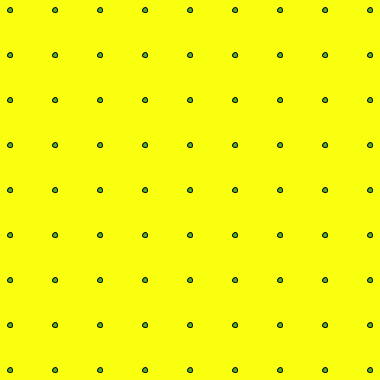
Frame 1 (no input)
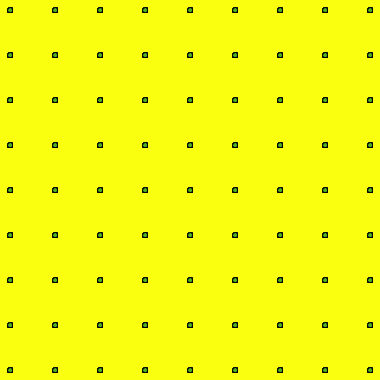
Frame 60 (the mouse pressed at the canvas centre just before this capture)
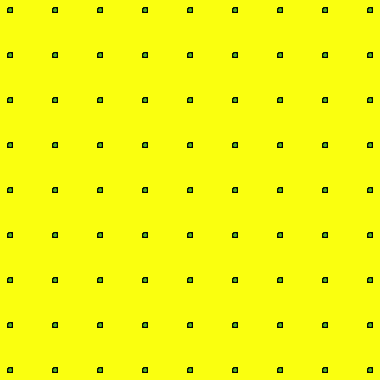
Frame 120 (the mouse held since frame 60 and released just before this capture)

The Processing sketch that drew these frames (run headless with seeded random() and noise(); from frame 60 on, the mouse is pressed at the canvas centre):

// Processing sketch: processing_51656
// ── processing_51656.pde

//#4Draw an 8x8 grid. You must use loops.
void setup() {
size (380, 380);
smooth();
background(250, 255, 15);
}
 
 
void draw() {
   
 
fill(79, 178, 38);
 
for (int x=10; x<=400; x=x+45) {
 for (int y=10; y<=400; y=y+45)
  
  
 ellipse(x,y,5,5);
  
 }
 }
